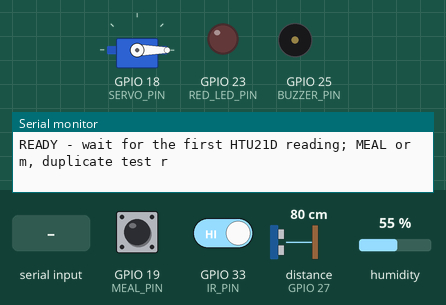
Simulated run of this sketch. Board: ESP32. On the bench: servo, output pins drawn as LEDs (lit = HIGH), buzzer (waves = sounding, pin HIGH), the last lines printed to the serial monitor. Wiring (from diagram.json): ultrasonic range finder: trigger GPIO 26; echo GPIO 27. Wiring (inferred from the names in the program): HTU21/Si7021 sensor at I2C address 0x40. Inputs (shaded band) come from the test bench; at power-on: GPIO 19 (MEAL_PIN) HIGH, GPIO 33 (IR_PIN) HIGH, distance to the obstacle (sensor on GPIO 27) 80 cm, humidity 55 %. The echo pulse lasts 58.3 µs per cm; pins used as bus, display or sensor lines are not drawn.

Above: at 1.2 s.
1.3 s: GPIO 19 (MEAL_PIN) pulled LOW for 0.15 s
At 2.5 s:
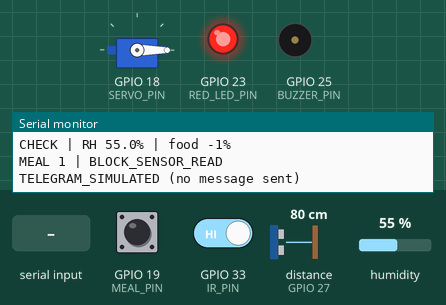
2.9 s: GPIO 33 (IR_PIN) driven LOW
4.4 s: "r" received over Serial
Timing chart, 0 to 7.4 s (numbered marks = the images above; inputs shaded):
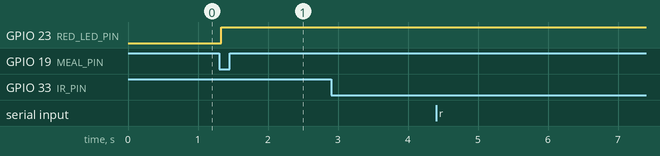

The sketch:

sketch.ino
```cpp
#include <Arduino.h>
#include <Wire.h>

#include <ESP32Servo.h>

constexpr int RED_LED_PIN = 23;
constexpr int SERVO_PIN = 18;
constexpr int BUZZER_PIN = 25;
constexpr int MEAL_PIN = 19;
constexpr int BEEP_MS = 600;
constexpr int PORTION_MS = 1100;
constexpr int TRIG_PIN = 26;
constexpr int ECHO_PIN = 27;
constexpr int SDA_PIN = 21;
constexpr int SCL_PIN = 22;
constexpr int IR_PIN = 33;
constexpr int FULL_CM = 6;
constexpr int EMPTY_CM = 24;
constexpr int MAX_RH = 70;
constexpr int EMPTY_PERCENT = 5;
constexpr int LOW_PERCENT = 20;
constexpr int WATCH_MS = 8000;

class DebouncedInput {
  uint8_t pin;
  bool raw = HIGH;
  bool stable = HIGH;
  uint32_t changedAt = 0;
public:
  explicit DebouncedInput(uint8_t pinNumber) : pin(pinNumber) {}
  void begin() {
    pinMode(pin, INPUT_PULLUP);
    raw = stable = digitalRead(pin);
    changedAt = millis();
  }
  bool fell(uint32_t now) {
    const bool reading = digitalRead(pin);
    if (reading != raw) {
      raw = reading;
      changedAt = now;
    }
    if (stable == raw || now - changedAt < 30) return false;
    stable = raw;
    return stable == LOW;
  }
  bool active() const { return stable == LOW; }
};


constexpr uint8_t HTU21D_ADDRESS = 0x40;
constexpr uint8_t HTU21D_MEASURE_RH = 0xF5;  // No-hold mode: release I²C during conversion.
constexpr uint32_t RH_CONVERSION_MS = 25;
constexpr uint32_t RH_PERIOD_MS = 2100;
bool humidityPending = false;
float humidity = NAN;
float distanceCm = NAN;
uint32_t lastHumidity;
uint32_t lastDistance;

void setupSensors() {
  Wire.begin(SDA_PIN, SCL_PIN, 100000);
  pinMode(TRIG_PIN, OUTPUT);
  pinMode(ECHO_PIN, INPUT);
  lastDistance = millis();
  lastHumidity = lastDistance - RH_PERIOD_MS;
}

float readDistanceCm() {
  digitalWrite(TRIG_PIN, LOW);
  delayMicroseconds(2);
  digitalWrite(TRIG_PIN, HIGH);
  delayMicroseconds(10);
  digitalWrite(TRIG_PIN, LOW);
  // Only long enough for a hopper this small. A missing echo returns 0.
  const uint32_t echo = pulseIn(ECHO_PIN, HIGH, 6000);
  return echo ? echo / 58.0f : NAN;
}

int estimateFood(float cm) {
  if (!isfinite(cm) || cm < 2 || cm > 60) return -1;
  const float fraction = (EMPTY_CM - cm) / (EMPTY_CM - FULL_CM);
  return lroundf(constrain(fraction, 0.0f, 1.0f) * 100);
}

// HTU21D sends two data bytes and CRC-8 (polynomial 0x31).
uint8_t htuCrc(uint8_t high, uint8_t low) {
  uint8_t crc = 0;
  const uint8_t bytes[] = {high, low};
  for (uint8_t byte : bytes) {
    crc ^= byte;
    for (int bit = 0; bit < 8; ++bit) {
      crc = (crc & 0x80) ? (crc << 1) ^ 0x31 : crc << 1;
    }
  }
  return crc;
}

float readHumidityResult() {
  if (Wire.requestFrom(HTU21D_ADDRESS, 3) != 3) return NAN;
  uint8_t high = Wire.read();
  uint8_t low = Wire.read();
  uint8_t crc = Wire.read();
  if (htuCrc(high, low) != crc) return NAN;
  uint16_t raw = (uint16_t(high) << 8) | (low & 0xFC);
  return constrain(-6.0f + 125.0f * raw / 65536.0f, 0.0f, 100.0f);
}

void sampleSensors(uint32_t now) {
  if (now - lastDistance >= 250) {
    lastDistance = now;
    distanceCm = readDistanceCm();
  }
  if (humidityPending && now - lastHumidity >= RH_CONVERSION_MS) {
    humidity = readHumidityResult();
    humidityPending = false;
  } else if (!humidityPending && now - lastHumidity >= RH_PERIOD_MS) {
    lastHumidity = now;
    Wire.beginTransmission(HTU21D_ADDRESS);
    Wire.write(HTU21D_MEASURE_RH);
    humidityPending = Wire.endTransmission() == 0;
    if (!humidityPending) humidity = NAN;
  }
}


// Optional teacher demo. Keep teacher-secrets.h private and off Wokwi.
#if __has_include("teacher-secrets.h")
#include "teacher-secrets.h"
#include <WiFi.h>
#include <WiFiClientSecure.h>
#include <HTTPClient.h>
#include <time.h>

QueueHandle_t alertQueue = nullptr;

bool sendAlert(const char *event) {
  WiFiClientSecure tls;
  tls.setCACert(TELEGRAM_ROOT_CA);
  tls.setTimeout(3500);

  HTTPClient request;
  request.setConnectTimeout(3500);
  request.setTimeout(3500);
  String url = String("https://api.telegram.org/bot") + TELEGRAM_TOKEN + "/sendMessage";
  if (!request.begin(tls, url)) return false;

  request.addHeader("Content-Type", "application/json");
  const char *message = "เครื่องให้อาหารแมวอ่านเซนเซอร์ไม่ได้ · งดจ่ายมื้อนี้";
  if (!strcmp(event, "BLOCK_HUMIDITY")) message = "ในถังชื้นเกินเกณฑ์ · งดจ่ายมื้อนี้";
  if (!strcmp(event, "BLOCK_EMPTY")) message = "อาหารในถังหมด · งดจ่ายมื้อนี้";
  if (!strcmp(event, "LOW_STOCK")) message = "อาหารในถังใกล้หมด";
  const String body = String("{\"chat_id\":\"") + TELEGRAM_CHAT_ID + "\",\"text\":\"" + message + "\"}";
  const int status = request.POST(body);
  request.end();
  return status == 200;
}

void telegramWorker(void *) {
  WiFi.mode(WIFI_STA);
  WiFi.begin(FEEDER_WIFI_SSID, FEEDER_WIFI_PASSWORD);
  configTime(0, 0, "time.cloudflare.com", "pool.ntp.org");
  const char *event = nullptr;
  for (;;) {
    if (xQueueReceive(alertQueue, &event, portMAX_DELAY) != pdPASS) continue;
    while (WiFi.status() != WL_CONNECTED || time(nullptr) < 1700000000) {
      vTaskDelay(pdMS_TO_TICKS(2000));
    }
    // One attempt per event. Server response may be lost after a successful send.
    Serial.println(sendAlert(event) ? "TELEGRAM_SENT" : "TELEGRAM_SEND_FAILED");
  }
}

void startTelegram() {
  alertQueue = xQueueCreate(8, sizeof(const char *));
  if (!alertQueue) return;
  if (xTaskCreate(telegramWorker, "teacher-alerts", 8192, nullptr, 1, nullptr) != pdPASS) {
    vQueueDelete(alertQueue);
    alertQueue = nullptr;
  }
}

void queueTelegramAlert(const char *event) {
  if (!alertQueue || xQueueSend(alertQueue, &event, 0) != pdPASS) {
    Serial.println("TELEGRAM_QUEUE_UNAVAILABLE");
  } else {
    Serial.println("TELEGRAM_QUEUED");
  }
}
#else
void startTelegram() {}
void queueTelegramAlert(const char *) {
  Serial.println("TELEGRAM_SIMULATED (no message sent)");
}
#endif


// Lab 3: กด MEAL หรือพิมพ์ m ทาง Serial เพื่อจำลองถึงมื้อ
// ส่ง r จะลองส่งหมายเลขมื้อเดิมซ้ำโดยไม่เปิดฝาอีกครั้ง
Servo flap;
DebouncedInput mealButton(MEAL_PIN);
DebouncedInput bowlPresence(IR_PIN);
enum class Phase { Idle, Beep, Dispense, Watch, Blocked };
Phase phase = Phase::Idle;
uint32_t phaseAt = 0;
uint32_t lastMealId = 0;

void report(const char *event, bool notify = false) {
  Serial.printf("MEAL %lu | %s\n", (unsigned long)lastMealId, event);
  if (notify) queueTelegramAlert(event);
}

void blockMeal(const char *reason) {
  flap.write(0);
  noTone(BUZZER_PIN);
  digitalWrite(RED_LED_PIN, HIGH);
  phase = Phase::Blocked;
  report(reason, true);
}

const char *checkFoodAndHumidity() {
  const int percent = estimateFood(distanceCm);
  if (!isfinite(humidity) || humidity < 0 || humidity > 100 || percent < 0) {
    return "BLOCK_SENSOR_READ";
  }
  if (humidity >= MAX_RH) return "BLOCK_HUMIDITY";
  if (percent <= EMPTY_PERCENT) return "BLOCK_EMPTY";
  return nullptr;
}

void requestMeal(uint32_t id, uint32_t now) {
  if (id == 0 || id <= lastMealId) {
    report("DUPLICATE_IGNORED");
    return;
  }
  if (phase == Phase::Beep || phase == Phase::Dispense) {
    report("BUSY_IGNORED");
    return;
  }
  lastMealId = id;
  Serial.printf("CHECK | RH %.1f%% | food %d%%\n", humidity, estimateFood(distanceCm));
  if (const char *reason = checkFoodAndHumidity()) {
    blockMeal(reason);
    return;
  }
  digitalWrite(RED_LED_PIN, LOW);
  if (estimateFood(distanceCm) <= LOW_PERCENT) report("LOW_STOCK", true);
  tone(BUZZER_PIN, 1800, BEEP_MS);
  phase = Phase::Beep;
  phaseAt = now;
  report("BEEP");
}

void setup() {
  Serial.begin(115200);
  pinMode(RED_LED_PIN, OUTPUT);
  pinMode(BUZZER_PIN, OUTPUT);
  mealButton.begin();
  bowlPresence.begin();
  setupSensors();
  flap.setPeriodHertz(50);
  flap.attach(SERVO_PIN, 1000, 2000);
  flap.write(0);
  startTelegram();
  Serial.println("READY - wait for the first HTU21D reading; MEAL or m, duplicate test r");
}

void loop() {
  const uint32_t now = millis();
  sampleSensors(now);
  if (bowlPresence.fell(now) && phase != Phase::Watch) report("BOWL_IR_DETECTED");
  const int command = Serial.available() ? Serial.read() : -1;
  const bool pressed = mealButton.fell(now);
  if (pressed || command == 'm') requestMeal(lastMealId + 1, now);
  if (command == 'r') requestMeal(lastMealId, now);

  switch (phase) {
    case Phase::Beep:
      if (now - phaseAt >= BEEP_MS) {
        if (const char *reason = checkFoodAndHumidity()) {
          blockMeal(reason);
          break;
        }
        flap.write(90);
        phase = Phase::Dispense;
        phaseAt = now;
        report("FLAP_OPEN");
      }
      break;
    case Phase::Dispense:
      if (now - phaseAt >= PORTION_MS) {
        flap.write(0);
        phase = Phase::Watch;
        phaseAt = now;
        report("DISPENSED");
      }
      break;
    case Phase::Watch:
      if (bowlPresence.active()) {
        report("CAT_AT_BOWL");
        phase = Phase::Idle;
      } else if (now - phaseAt >= WATCH_MS) {
        report("NO_ARRIVAL");
        phase = Phase::Idle;
      }
      break;
    default:
      break;
  }
  // พักการอ่านขา 1 ms ต่อรอบ คืนเวลาให้ตัวจำลอง · จับเวลาฝาด้วย millis()
  delay(1);
}
```

Measured:
- after the input at 1.3 s, GPIO 23 (RED_LED_PIN): LOW → HIGH at once
